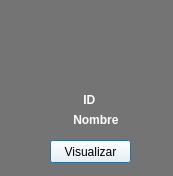
<?xml version="1.0" encoding="UTF-8"?>
<ui version="4.0">
 <class>tarjeta_perfil_empleado</class>
 <widget class="QDialog" name="tarjeta_perfil_empleado">
  <property name="geometry">
   <rect>
    <x>0</x>
    <y>0</y>
    <width>173</width>
    <height>176</height>
   </rect>
  </property>
  <property name="windowTitle">
   <string>Dialog</string>
  </property>
  <property name="styleSheet">
   <string notr="true">
background-color: qlineargradient(spread:pad, x1:0, y1:0, x2:0, y2:0, stop:0 rgba(116, 116, 116, 255), stop:1 rgba(255, 255, 255, 255));</string>
  </property>
  <widget class="QLabel" name="label">
   <property name="geometry">
    <rect>
     <x>50</x>
     <y>10</y>
     <width>81</width>
     <height>81</height>
    </rect>
   </property>
   <property name="styleSheet">
    <string notr="true"/>
   </property>
   <property name="text">
    <string/>
   </property>
   <property name="pixmap">
    <pixmap>../../../../../../../imagen/account (1).png</pixmap>
   </property>
   <property name="scaledContents">
    <bool>true</bool>
   </property>
  </widget>
  <widget class="QLabel" name="label_id">
   <property name="geometry">
    <rect>
     <x>70</x>
     <y>90</y>
     <width>41</width>
     <height>20</height>
    </rect>
   </property>
   <property name="font">
    <font>
     <family>Arial</family>
     <weight>75</weight>
     <bold>true</bold>
    </font>
   </property>
   <property name="styleSheet">
    <string notr="true">
color: rgb(255, 255, 255);</string>
   </property>
   <property name="text">
    <string>    ID</string>
   </property>
  </widget>
  <widget class="QLabel" name="label_nombre">
   <property name="geometry">
    <rect>
     <x>20</x>
     <y>110</y>
     <width>141</width>
     <height>20</height>
    </rect>
   </property>
   <property name="font">
    <font>
     <family>Arial</family>
     <weight>75</weight>
     <bold>true</bold>
    </font>
   </property>
   <property name="styleSheet">
    <string notr="true">color: rgb(255, 255, 255);</string>
   </property>
   <property name="text">
    <string>                Nombre</string>
   </property>
  </widget>
  <widget class="QPushButton" name="btn_visualizar">
   <property name="geometry">
    <rect>
     <x>50</x>
     <y>140</y>
     <width>81</width>
     <height>23</height>
    </rect>
   </property>
   <property name="styleSheet">
    <string notr="true">background-color: rgb(255, 255, 255);</string>
   </property>
   <property name="text">
    <string>Visualizar</string>
   </property>
  </widget>
 </widget>
 <resources/>
 <connections/>
</ui>
